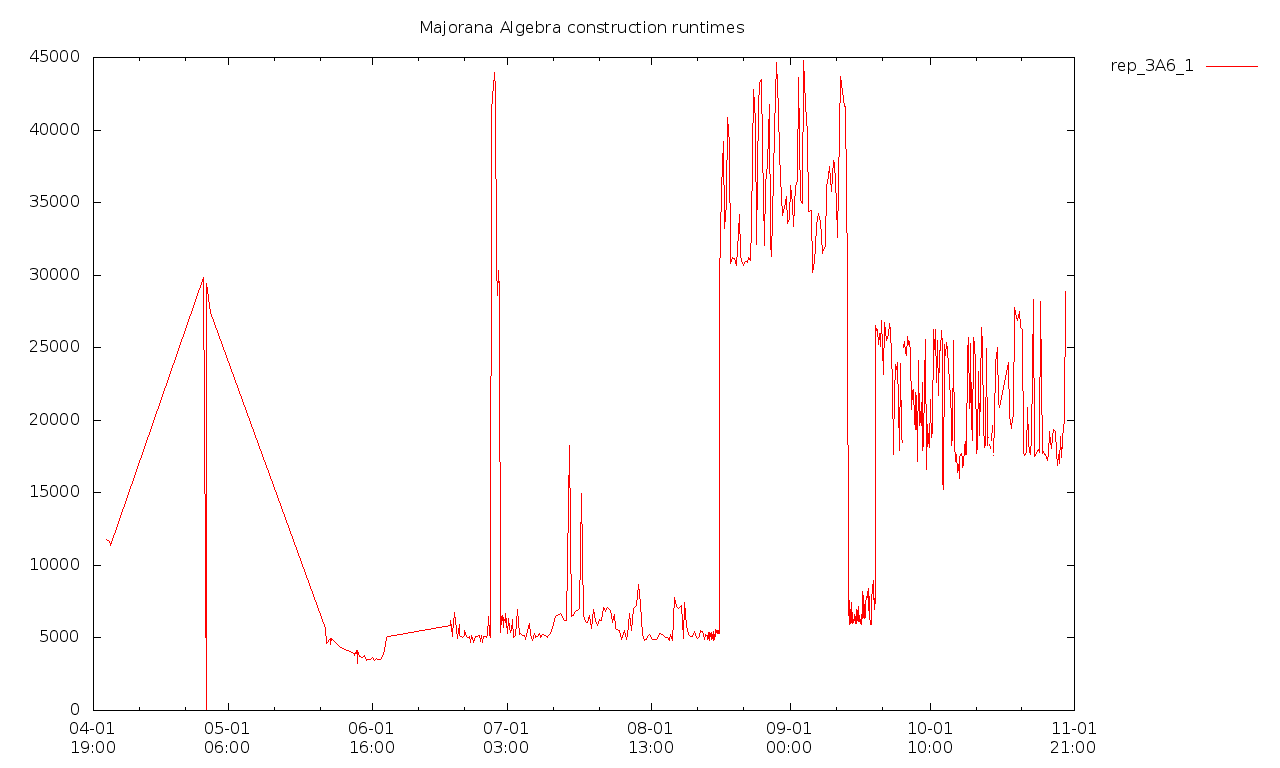

Reproduce this figure in gnuplot.
set datafile separator ","
set xdata time
set timefmt "%Y-%m-%dT%H:%M+0100"
set format x "%m-%d\n%H:%M"
set terminal png size 1280,768
set output "rep_3A6_1.png"
set key on outside

set title "Majorana Algebra construction runtimes"
set style data linespoints

plot for [n=2:2] "rep_3A6_1.csv" using 1:(column(n)/1e6) with lines title "rep_3A6_1"
